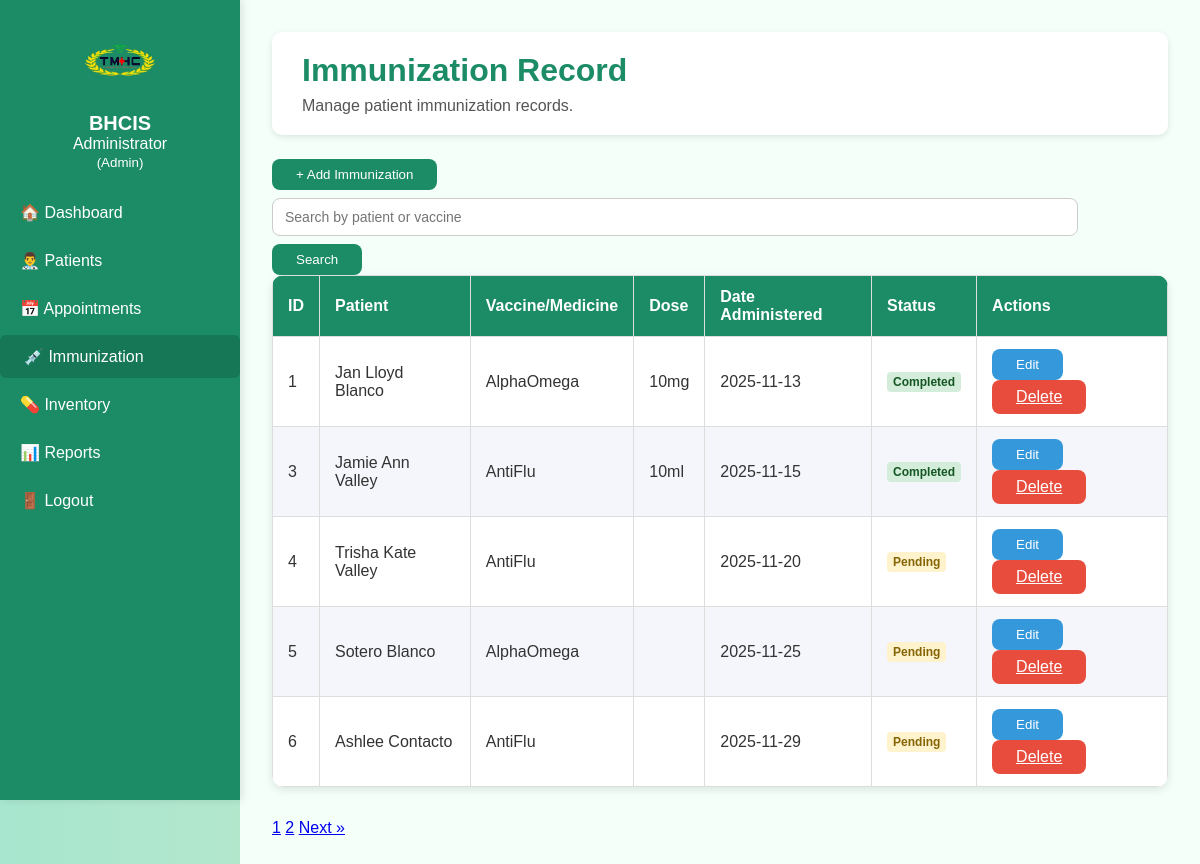
The page /immunization.php (signed in) on the database its author committed.
### tables this page shows
CREATE TABLE `immunizations` (
  `immunization_id` int(11) NOT NULL,
  `patient_id` int(11) NOT NULL,
  `vaccine` varchar(100) NOT NULL,
  `dose` varchar(50) NOT NULL,
  `date_administered` date NOT NULL,
  `status` enum('Pending','Completed','Cancelled') DEFAULT 'Pending'
);

CREATE TABLE `patients` (
  `patient_id` int(11) NOT NULL,
  `fullname` varchar(100) DEFAULT NULL,
  `birthdate` date DEFAULT NULL,
  `health_service` enum('childcare','maternal','dental','checkups','other') DEFAULT NULL,
  `gender` enum('Male','Female') DEFAULT NULL,
  `address` varchar(255) DEFAULT NULL,
  `contact` varchar(20) DEFAULT NULL,
  `date_registered` timestamp NOT NULL DEFAULT current_timestamp()
);

### immunization.php (the view, shortened to what this page needs)
<?php
include('includes/auth.php');
include('includes/db_connect.php');
$limit = 5;
$page = isset($_GET['page']) ? max(1, (int)$_GET['page']) : 1;
$start = ($page - 1) * $limit;
$search = trim($_GET['search'] ?? '');
if ($search) {
    $stmt = $conn->prepare("SELECT COUNT(*) AS total
                            FROM immunizations i
                            JOIN patients p ON i.patient_id = p.patient_id
                            WHERE p.fullname LIKE ? OR i.vaccine LIKE ?");
    $likeSearch = "%$search%";
    $stmt->bind_param("ss", $likeSearch, $likeSearch);
} else {
    $stmt = $conn->prepare("SELECT COUNT(*) AS total FROM immunizations");
}
$stmt->execute();
$countResult = $stmt->get_result();
$total = $countResult->fetch_assoc()['total'] ?? 0;
$totalPages = ceil($total / $limit);
if ($search) {
    $stmt = $conn->prepare("SELECT i.*, p.fullname AS patient_name
                            FROM immunizations i
                            JOIN patients p ON i.patient_id = p.patient_id
                            WHERE p.fullname LIKE ? OR i.vaccine LIKE ?
                            ORDER BY i.immunization_id ASC
                            LIMIT ?, ?");
    $likeSearch = "%$search%";
    $stmt->bind_param("ssii", $likeSearch, $likeSearch, $start, $limit);
} else {
    $stmt = $conn->prepare("SELECT i.*, p.fullname AS patient_name
                            FROM immunizations i
                            JOIN patients p ON i.patient_id = p.patient_id
                            ORDER BY i.immunization_id ASC
                            LIMIT ?, ?");
    $stmt->bind_param("ii", $start, $limit);
}
$stmt->execute();
$result = $stmt->get_result();
?>
<!DOCTYPE html>
<html lang="en">
<head>
<link rel="stylesheet" href="assets/css/style.css">
</head>
<body>
<div class="container">
    <div class="sidebar">
        <div class="sidebar-header">
            <img src="assets/images/logo1.png" alt="TMHC Logo">
            <h2>BHCIS</h2>
            <p class="welcome"><?= htmlspecialchars($_SESSION['fullname'] ?? '') ?><br><small>(<?= htmlspecialchars($_SESSION['role'] ?? '') ?>)</small></p>
        </div>
        <ul>
            <li><a href="dashboard.php">🏠 Dashboard</a></li>
            <li><a href="patients.php">👨‍⚕️ Patients</a></li>
            <li><a href="appointments.php">📅 Appointments</a></li>
            <li><a href="immunization.php" class="active">💉 Immunization</a></li>
            <li><a href="inventory.php">💊 Inventory</a></li>
            <li><a href="reports.php">📊 Reports</a></li>
            <li><a href="logout.php">🚪 Logout</a></li>
        </ul>
    </div>
    <div class="main-content">
        <div class="page-header">
            <h1>Immunization Record </h1>
            <p>Manage patient immunization records.</p>
        </div>
        <button id="openAddModal" class="btn-primary">+ Add Immunization</button>
        <form method="GET" class="search-form">
            <input type="text" name="search" placeholder="Search by patient or vaccine" value="<?= htmlspecialchars($search) ?>">
            <button type="submit" class="btn-primary">Search</button>
        </form>
        <table class="patients-table">
            <thead>
                <tr>
                    <th>ID</th>
                    <th>Patient</th>
                    <th>Vaccine/Medicine</th>
                    <th>Dose</th>
                    <th>Date Administered</th>
                    <th>Status</th>
                    <th>Actions</th>
                </tr>
            </thead>
            <tbody>
                <?php if($result && mysqli_num_rows($result) > 0): ?>
                    <?php while($row = mysqli_fetch_assoc($result)): ?>
                        <tr>
                            <td><?= $row['immunization_id'] ?></td>
                            <td><?= htmlspecialchars($row['patient_name']) ?></td>
                            <td><?= htmlspecialchars($row['vaccine']) ?></td>
                            <td><?= htmlspecialchars($row['dose']) ?></td>
                            <td><?= $row['date_administered'] ?></td>
                            <td><span class="status <?= strtolower($row['status']) ?>"><?= $row['status'] ?></span></td>
                            <td>
                                <button class="btn-edit editBtn"
                                    data-id="<?= $row['immunization_id'] ?>"
                                    data-patient="<?= $row['patient_id'] ?>"
                                    data-vaccine="<?= htmlspecialchars($row['vaccine']) ?>"
                                    data-dose="<?= htmlspecialchars($row['dose']) ?>"
                                    data-date="<?= $row['date_administered'] ?>"
                                    data-status="<?= $row['status'] ?>"
                                >Edit</button>
                                <a href="DELETE/delete_immunization.php?id=<?= $row['immunization_id'] ?>" class="btn-delete" onclick="return confirm('Delete this record?')">Delete</a>
                            </td>
                        </tr>
                    <?php endwhile; ?>
                <?php else: ?>
                    <tr><td colspan="6" style="text-align:center;">No records found.</td></tr>
                <?php endif; ?>
            </tbody>
        </table>
        <div class="pagination">
            <?php for($i=1; $i<=$totalPages; $i++): ?>
                <a href="?page=<?= $i ?>&search=<?= urlencode($search) ?>" class="<?= $i==$page?'active':'' ?>"><?= $i ?></a>
            <?php endfor; ?>
            <?php if($page < $totalPages): ?>
                <a href="?page=<?= $page+1 ?>&search=<?= urlencode($search) ?>">Next &raquo;</a>
            <?php endif; ?>
        </div>
    </div>
</div>
</body>
</html>

### assets/css/style.css (style rules this page uses)
:root { --primary-color: #1b8c66; --primary-hover: #157755; --background-gradient: linear-gradient(to right, #a8e6cf, #dcedc1); --text-color: #333; --error-color: #e74c3c; --card-bg: #fff; --dashboard-bg: #f5fff9; --transition-speed: 0.3s; --success: #d4edda; --success-text: #155724; --error-bg: #f8d7da; --error-text: #721c24; --pending: #fff3cd; --pending-text: #856404; }
* { box-sizing: border-box; margin: 0; padding: 0; }
body { background: var(--background-gradient); font-family: "Poppins", sans-serif; color: var(--text-color); }
input { width: 90%; padding: 0.625rem 0.75rem; margin: 0.5rem 0; border: 1px solid #ccc; border-radius: 8px; font-size: 0.875rem; transition: border-color 0.2s, box-shadow 0.2s; }
button, .btn-primary, .btn-edit, .btn-delete, .btn-warning, .modal form button { display: inline-block; padding: 0.5rem 1.5rem; border-radius: 8px; font-weight: 500; text-align: center; white-space: nowrap; cursor: pointer; transition: background var(--transition-speed), transform var(--transition-speed), opacity var(--transition-speed); border: none; box-shadow: none; }
.btn-primary { background: var(--primary-color); color: #fff; }
.btn-edit { background: #3498db; color: #fff; }
.btn-delete { background: var(--error-color); color: #fff; }
.status { padding: 3px 6px; border-radius: 4px; font-weight: bold; display: inline-block; }
.status.pending { background: var(--pending); color: var(--pending-text); }
.status.completed { background: var(--success); color: var(--success-text); }
.container { display: flex; min-height: 100vh; }
.sidebar { width: 240px; background-color: var(--primary-color); color: white; display: flex; flex-direction: column; align-items: center; padding: 1.25rem 0; position: fixed; left: 0; top: 0; height: 100vh; max-height: 100vh; overflow-y: auto; box-shadow: 3px 0 8px rgba(0,0,0,0.1); }
.sidebar-header { text-align: center; margin-bottom: 1.25rem; }
.sidebar-header img { width: 80px; margin-bottom: 0.5rem; }
.sidebar-header h2 { font-size: 1.25rem; font-weight: 600; }
.sidebar ul { list-style: none; padding: 0; width: 100%; }
.sidebar ul li a { display: block; color: white; text-decoration: none; padding: 0.75rem 1.25rem; font-weight: 500; border-radius: 6px; margin-bottom: 5px; transition: background var(--transition-speed), padding-left var(--transition-speed); }
.sidebar ul li a:hover, .sidebar ul li a.active { background-color: var(--primary-hover); padding-left: 1.5rem; }
.main-content { flex: 1; margin-left: 240px; background: var(--dashboard-bg); padding: 2rem; min-height: 100vh; }
.page-header { background: var(--card-bg); padding: 1.25rem 1.875rem; border-radius: 10px; box-shadow: 0 2px 6px rgba(0,0,0,0.1); margin-bottom: 1.5rem; }
.page-header h1 { color: var(--primary-color); margin: 0; }
.page-header p { color: #555; margin-top: 0.5rem; }
.patients-table { width: 100%; border-collapse: collapse; background: var(--card-bg); border-radius: 12px; overflow: hidden; box-shadow: 0 3px 8px rgba(0,0,0,0.1); margin-bottom: 2rem; }
.patients-table th, .patients-table td { padding: 12px 15px; text-align: left; border: 1px solid #ddd; }
.patients-table th { background: var(--primary-color); color: #fff; font-weight: 600; }
.patients-table tr:nth-child(even) { background: #f4f6fb; }
.status { padding: 3px 6px; border-radius: 4px; font-weight: bold; display: inline-block; font-size: 0.75rem; }

### rows shown on the page
immunizations: immunization_id "1", patient.fullname "Jan Lloyd Blanco", vaccine "AlphaOmega", dose "10mg", date_administered "2025-11-13", status "Completed"
immunizations: immunization_id "3", patient.fullname "Jamie Ann Valley", vaccine "AntiFlu", dose "10ml", date_administered "2025-11-15", status "Completed"
immunizations: immunization_id "4", patient.fullname "Trisha Kate Valley", vaccine "AntiFlu", date_administered "2025-11-20", status "Pending"
immunizations: immunization_id "5", patient.fullname "Sotero Blanco", vaccine "AlphaOmega", date_administered "2025-11-25", status "Pending"
immunizations: immunization_id "6", patient.fullname "Ashlee Contacto", vaccine "AntiFlu", date_administered "2025-11-29", status "Pending"

### other values the page prints
$_SESSION['fullname'] "Administrator"
$_SESSION['role'] "Admin"
